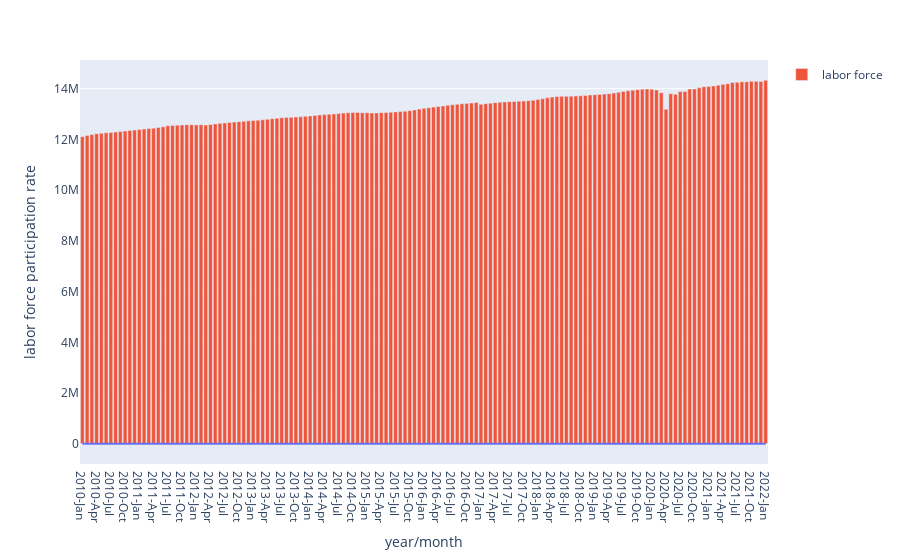

The notebook cell this image was saved under:
### Markdown cell above
## Laber Force

### Code cell
fig = px.line(unemployment, x="year/month", y="labor force participation rate")
fig.add_bar(x=unemployment['year/month'], y=unemployment['labor force'],name='labor force')
fig.show()

### Figure 1 — Plotly figure (JSON) as saved in the notebook; plotly's stock layout.template omitted (floating-point values rounded to 4 significant figures; data arrays with more than 128 entries replaced by an {"elided": "..."} marker saying what was removed)
{"data": [{"hovertemplate": "year/month=%{x}<br>labor force participation rate=%{y}<extra></extra>", "legendgroup": "", "line": {"color": "#636efa", "dash": "solid"}, "marker": {"symbol": "circle"}, "mode": "lines", "name": "", "orientation": "v", "showlegend": false, "type": "scatter", "x": {"elided": "145 str values"}, "xaxis": "x", "y": {"elided": "145 float values"}, "yaxis": "y"}, {"name": "labor force", "type": "bar", "x": {"elided": "145 str values"}, "y": {"elided": "145 int values"}}], "layout": {"legend": {"tracegroupgap": 0}, "margin": {"t": 60}, "xaxis": {"anchor": "y", "domain": [0, 1], "title": {"text": "year/month"}}, "yaxis": {"anchor": "x", "domain": [0, 1], "title": {"text": "labor force participation rate"}}}}
